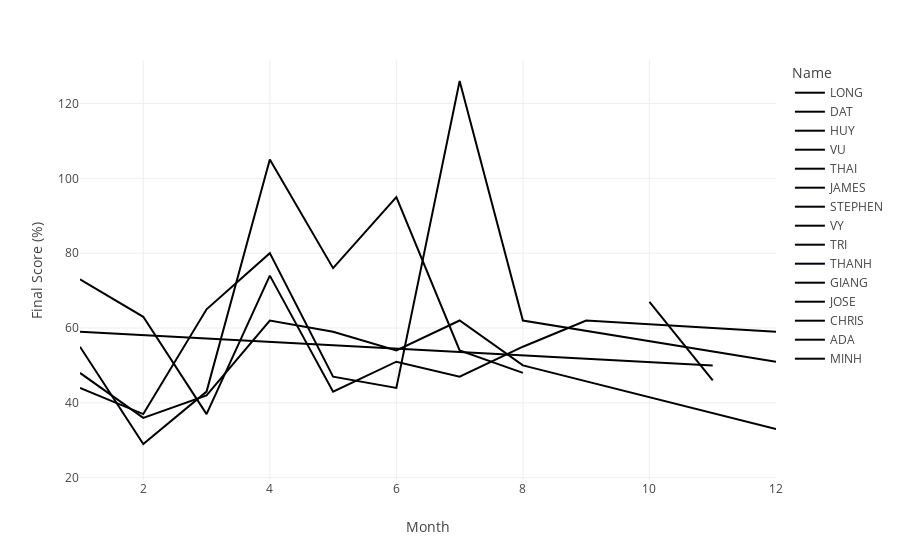

Source (notebook cell):
### Code cell
fig = px.line(data_frame=df_fullyear,x='Month',y='Final Score (%)',color ='Name')
fig

### Figure 1 — Plotly figure (JSON) as saved in the notebook; plotly's stock layout.template omitted (floating-point values rounded to 4 significant figures)
{"data": [{"hovertemplate": "Name=LONG<br>Month=%{x}<br>Final Score (%)=%{y}<extra></extra>", "legendgroup": "LONG", "line": {"color": "#000001", "dash": "solid"}, "marker": {"symbol": "circle"}, "mode": "lines", "name": "LONG", "orientation": "v", "showlegend": true, "type": "scatter", "x": [1, 11], "xaxis": "x", "y": [59, 50], "yaxis": "y"}, {"hovertemplate": "Name=DAT<br>Month=%{x}<br>Final Score (%)=%{y}<extra></extra>", "legendgroup": "DAT", "line": {"color": "#000002", "dash": "solid"}, "marker": {"symbol": "circle"}, "mode": "lines", "name": "DAT", "orientation": "v", "showlegend": true, "type": "scatter", "x": [1, 2, 3, 4, 5, 6, 7, 8, 9, 12], "xaxis": "x", "y": [73, 63, 37, 74, 43, 51, 47, 55, 62, 59], "yaxis": "y"}, {"hovertemplate": "Name=HUY<br>Month=%{x}<br>Final Score (%)=%{y}<extra></extra>", "legendgroup": "HUY", "line": {"color": "#000003", "dash": "solid"}, "marker": {"symbol": "circle"}, "mode": "lines", "name": "HUY", "orientation": "v", "showlegend": true, "type": "scatter", "x": [1, 2, 3, 4, 5, 6, 7, 8], "xaxis": "x", "y": [55, 29, 43, 105, 76, 95, 54, 48], "yaxis": "y"}, {"hovertemplate": "Name=VU<br>Month=%{x}<br>Final Score (%)=%{y}<extra></extra>", "legendgroup": "VU", "line": {"color": "#000004", "dash": "solid"}, "marker": {"symbol": "circle"}, "mode": "lines", "name": "VU", "orientation": "v", "showlegend": true, "type": "scatter", "x": [1, 2, 3, 4, 5, 6, 7, 8, 12], "xaxis": "x", "y": [44, 37, 65, 80, 47, 44, 126, 62, 51], "yaxis": "y"}, {"hovertemplate": "Name=THAI<br>Month=%{x}<br>Final Score (%)=%{y}<extra></extra>", "legendgroup": "THAI", "line": {"color": "#000005", "dash": "solid"}, "marker": {"symbol": "circle"}, "mode": "lines", "name": "THAI", "orientation": "v", "showlegend": true, "type": "scatter", "x": [1, 2, 3, 4, 5, 6, 7, 8, 12], "xaxis": "x", "y": [48, 36, 42, 62, 59, 54, 62, 50, 33], "yaxis": "y"}, {"hovertemplate": "Name=JAMES<br>Month=%{x}<br>Final Score (%)=%{y}<extra></extra>", "legendgroup": "JAMES", "line": {"color": "#000006", "dash": "solid"}, "marker": {"symbol": "circle"}, "mode": "lines", "name": "JAMES", "orientation": "v", "showlegend": true, "type": "scatter", "x": [9], "xaxis": "x", "y": [61], "yaxis": "y"}, {"hovertemplate": "Name=STEPHEN<br>Month=%{x}<br>Final Score (%)=%{y}<extra></extra>", "legendgroup": "STEPHEN", "line": {"color": "#000007", "dash": "solid"}, "marker": {"symbol": "circle"}, "mode": "lines", "name": "STEPHEN", "orientation": "v", "showlegend": true, "type": "scatter", "x": [9], "xaxis": "x", "y": [65], "yaxis": "y"}, {"hovertemplate": "Name=VY<br>Month=%{x}<br>Final Score (%)=%{y}<extra></extra>", "legendgroup": "VY", "line": {"color": "#000008", "dash": "solid"}, "marker": {"symbol": "circle"}, "mode": "lines", "name": "VY", "orientation": "v", "showlegend": true, "type": "scatter", "x": [9], "xaxis": "x", "y": [48], "yaxis": "y"}, {"hovertemplate": "Name=TRI<br>Month=%{x}<br>Final Score (%)=%{y}<extra></extra>", "legendgroup": "TRI", "line": {"color": "#000009", "dash": "solid"}, "marker": {"symbol": "circle"}, "mode": "lines", "name": "TRI", "orientation": "v", "showlegend": true, "type": "scatter", "x": [10], "xaxis": "x", "y": [48], "yaxis": "y"}, {"hovertemplate": "Name=THANH<br>Month=%{x}<br>Final Score (%)=%{y}<extra></extra>", "legendgroup": "THANH", "line": {"color": "#000010", "dash": "solid"}, "marker": {"symbol": "circle"}, "mode": "lines", "name": "THANH", "orientation": "v", "showlegend": true, "type": "scatter", "x": [10], "xaxis": "x", "y": [25], "yaxis": "y"}, {"hovertemplate": "Name=GIANG<br>Month=%{x}<br>Final Score (%)=%{y}<extra></extra>", "legendgroup": "GIANG", "line": {"color": "#000001", "dash": "solid"}, "marker": {"symbol": "circle"}, "mode": "lines", "name": "GIANG", "orientation": "v", "showlegend": true, "type": "scatter", "x": [10, 11], "xaxis": "x", "y": [67, 46], "yaxis": "y"}, {"hovertemplate": "Name=JOSE<br>Month=%{x}<br>Final Score (%)=%{y}<extra></extra>", "legendgroup": "JOSE", "line": {"color": "#000002", "dash": "solid"}, "marker": {"symbol": "circle"}, "mode": "lines", "name": "JOSE", "orientation": "v", "showlegend": true, "type": "scatter", "x": [10], "xaxis": "x", "y": [74], "yaxis": "y"}, {"hovertemplate": "Name=CHRIS<br>Month=%{x}<br>Final Score (%)=%{y}<extra></extra>", "legendgroup": "CHRIS", "line": {"color": "#000003", "dash": "solid"}, "marker": {"symbol": "circle"}, "mode": "lines", "name": "CHRIS", "orientation": "v", "showlegend": true, "type": "scatter", "x": [11], "xaxis": "x", "y": [55], "yaxis": "y"}, {"hovertemplate": "Name=ADA<br>Month=%{x}<br>Final Score (%)=%{y}<extra></extra>", "legendgroup": "ADA", "line": {"color": "#000004", "dash": "solid"}, "marker": {"symbol": "circle"}, "mode": "lines", "name": "ADA", "orientation": "v", "showlegend": true, "type": "scatter", "x": [11], "xaxis": "x", "y": [58], "yaxis": "y"}, {"hovertemplate": "Name=MINH<br>Month=%{x}<br>Final Score (%)=%{y}<extra></extra>", "legendgroup": "MINH", "line": {"color": "#000005", "dash": "solid"}, "marker": {"symbol": "circle"}, "mode": "lines", "name": "MINH", "orientation": "v", "showlegend": true, "type": "scatter", "x": [12], "xaxis": "x", "y": [59], "yaxis": "y"}], "layout": {"legend": {"title": {"text": "Name"}, "tracegroupgap": 0}, "margin": {"t": 60}, "xaxis": {"anchor": "y", "domain": [0, 1], "title": {"text": "Month"}}, "yaxis": {"anchor": "x", "domain": [0, 1], "title": {"text": "Final Score (%)"}}}}
